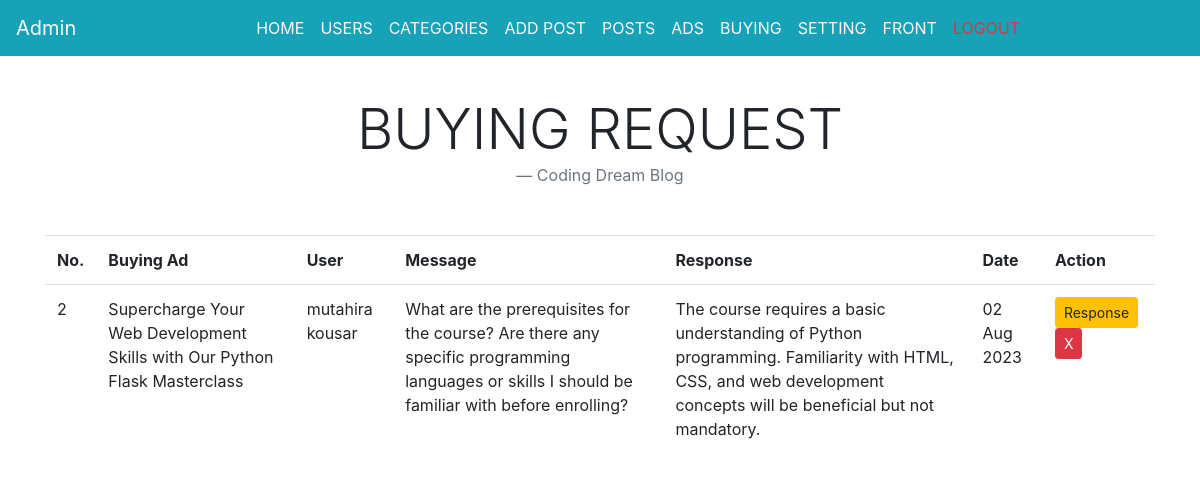
Page /buying.php (signed in) on the committed database.
### tables this page shows
CREATE TABLE `buying` (
  `id` int(20) NOT NULL,
  `ad_id` int(20) DEFAULT NULL,
  `user_id` int(20) DEFAULT NULL,
  `message` text DEFAULT NULL,
  `response` text DEFAULT NULL,
  `date` date DEFAULT NULL
);

CREATE TABLE `advertisements` (
  `id` int(20) NOT NULL,
  `title` varchar(255) DEFAULT NULL,
  `image` varchar(255) DEFAULT NULL,
  `description` text DEFAULT NULL
);

CREATE TABLE `users` (
  `id` int(20) NOT NULL,
  `name` varchar(50) DEFAULT NULL,
  `email` varchar(100) DEFAULT NULL,
  `password` varchar(100) DEFAULT NULL,
  `phone` varchar(60) DEFAULT NULL,
  `city` varchar(60) DEFAULT NULL,
  `role` varchar(20) DEFAULT 'user'
);

### connect.php (called while the page is built, shortened)
<?php
if(isset($_SESSION['id']) && isset($_SESSION['role'])){
$logrole    		= $_SESSION['role'];
}
?>

### buying.php (the view, shortened to what this page needs)
<?php include_once "connect.php"; ?>
<?php include_once "header.php"; ?>
<?php if($logrole == 'admin'){ ?>
<?php include_once "admin.php"; ?>
<?php }else{ header("Location: logout.php"); }
?>
<main role="main" class="container">
<div class="row">
<div class="col-md-12 col-sm-12 col-lg-12">
<blockquote class="blockquote text-center mb-5">
  <h1 class="mb-0 text-uppercase display-4">Buying Request</h1>
  <footer class="blockquote-footer">Coding Dream Blog</footer>
</blockquote>
<table class="table table-stipped">
<tr>
    <th>No.</th>
    <th>Buying Ad</th>
    <th>User</th>
    <th>Message</th>
    <th>Response</th>
    <th>Date</th>
    <th>Action</th>
</tr>
<?php
$query = "SELECT * FROM buying ORDER BY id DESC";
$result = $db->query($query);
$num = $result->num_rows;
if($num == 0){
echo "<tr><td colspan='5' class='text-center'>No Buying Request</td></tr>";
}else{
    $no = 1;
    while($row = $result->fetch_assoc()){
    $buying_id = $row['id'];
    $ad_id     = $row['ad_id'];
    $user_id     = $row['user_id'];
    $message   = $row['message'];
    if(empty($row['response'])){
        $response = "-";
    }else{
        $response = $row['response'];
    }
    $date      = $row['date'];
    $date      = date("d M Y", strtotime($date));
    $subquery = "SELECT * FROM advertisements WHERE id = '$ad_id'";
    $subresult = $db->query($subquery);
    $subrow = $subresult->fetch_assoc();
    $subnum = $subresult->num_rows;
    if($subnum == 0){
            $ad_title = "Unknown";
    }else{
            $ad_title = $subrow['title'];
        }
    $subuserQuery = "SELECT * FROM users WHERE id = '$user_id'";
    $subuserResult = $db->query($subuserQuery);
    $subuserRow = $subuserResult->fetch_assoc();
    $subuserNum = $subuserResult->num_rows;
    if($subuserNum == 0){
            $user_name = "Unknown";
    }else{
            $user_name = $subuserRow['name'];
        }
    $no++;
?>
        <tr>
            <td><?php echo $no ?></td>
            <td><?php echo $ad_title ?></td>
            <td><?php echo $user_name ?></td>
            <td><?php echo $message ?></td>
            <td><?php echo $response ?></td>
            <td><?php echo $date ?></td>
            <td>
                <a href="buying.php?response=<?php echo $buying_id ?>" class="btn btn-warning btn-sm">Response</a>
                <a href="buying.php?delete=<?php echo $buying_id ?>" class="btn btn-danger btn-sm">X</a>
            </td>
        </tr>
<?php
}
}
?>
</table>
</div>
</div>
</main>

### css/main.css (style rules this page uses)
.container, .container-lg, .container-md, .container-sm { margin-top: 6em !important; }

### rows in the picture
buying: advertisements.title "Supercharge Your Web Development Skills with Our Python Flask Masterclass", user.name "mutahira kousar", message "What are the prerequisites for the course? Are there any specific programming languages or skills I should be familiar with before enrolling?", response "The course requires a basic understanding of Python programming. Familiarity with HTML, CSS, and web development concepts will be beneficial but not mandatory.", date "02 Aug 2023"
